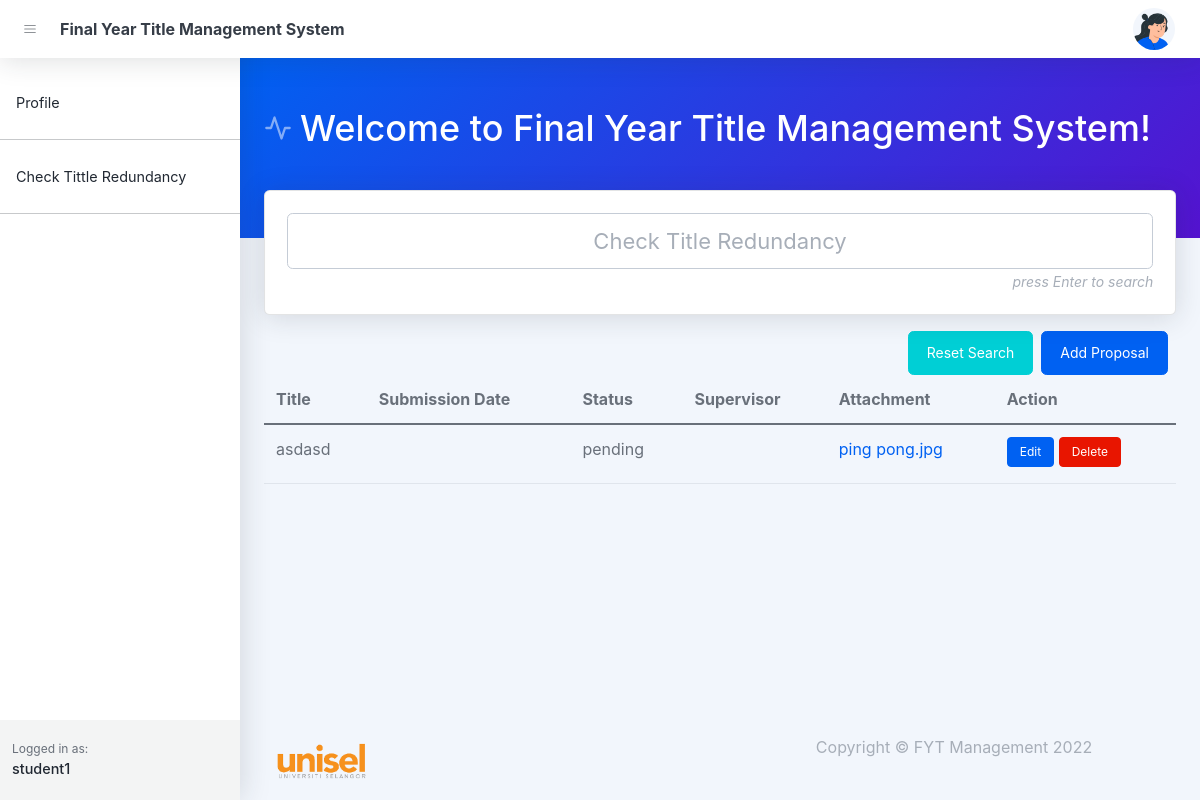
Page /student-dashboard.php (signed in) on the earlier database version.
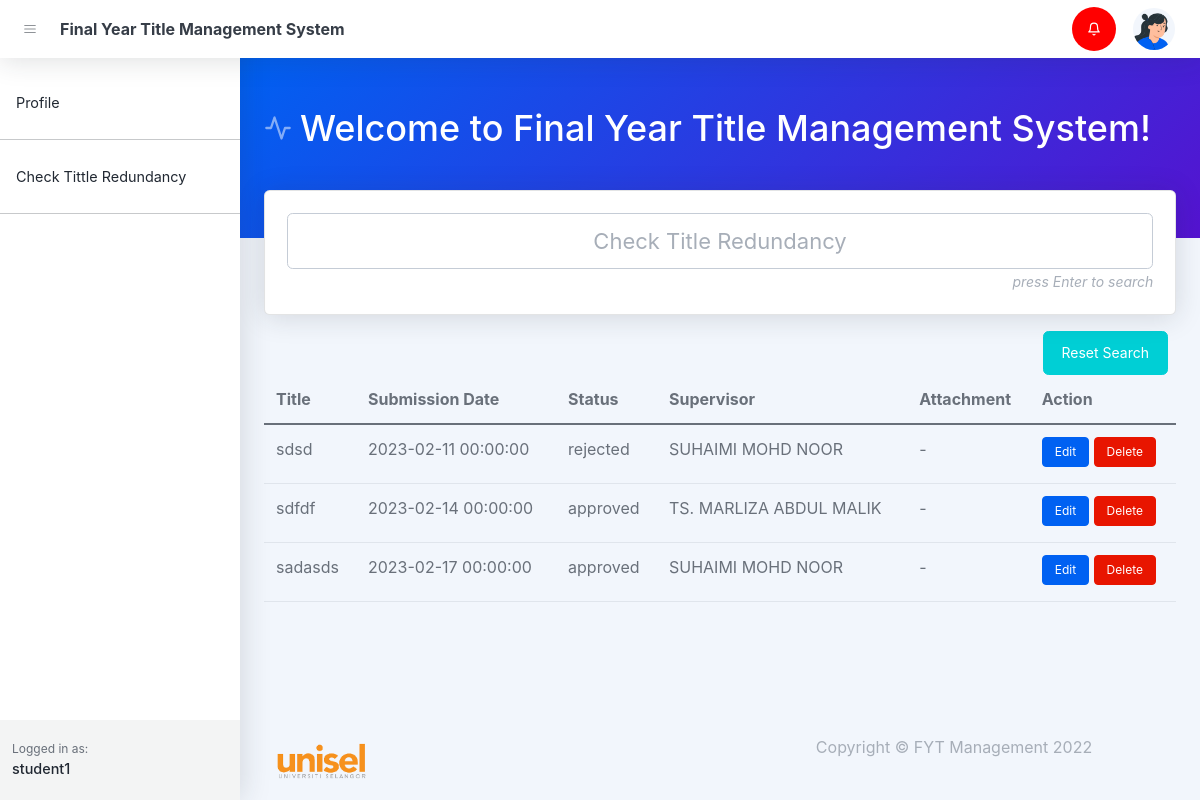
Same page on the later database version.
### tables this page shows
CREATE TABLE `proposals` (
  `id` bigint(20) UNSIGNED NOT NULL,
  `title` text DEFAULT NULL,
  `submission_date` datetime DEFAULT NULL,
  `status` varchar(255) DEFAULT NULL,
  `user_id` bigint(20) DEFAULT NULL,
  `supervisor_id` bigint(20) DEFAULT NULL,
  `supervisor_status` varchar(255) DEFAULT NULL,
  `fyp_coordinator_status` varchar(255) DEFAULT NULL,
  `attachment` text DEFAULT NULL,
  `attachment_name` text DEFAULT NULL,
  `reason` text DEFAULT NULL
);

CREATE TABLE `notifications` (
  `id` bigint(20) UNSIGNED NOT NULL,
  `user_id` text DEFAULT NULL,
  `notification` text DEFAULT NULL,
  `status` varchar(255) DEFAULT NULL,
  `created_at` timestamp NULL DEFAULT NULL,
  `updated_at` timestamp NULL DEFAULT NULL
);

CREATE TABLE `users` (
  `id` bigint(20) UNSIGNED NOT NULL,
  `name` varchar(255) NOT NULL,
  `email` varchar(255) DEFAULT NULL,
  `handphone` varchar(255) DEFAULT NULL,
  `roles` varchar(255) DEFAULT NULL,
  `password` varchar(255) DEFAULT NULL,
  `image` text DEFAULT NULL,
  `created_at` timestamp NULL DEFAULT NULL,
  `updated_at` timestamp NULL DEFAULT NULL
);

### controllers/notifications.php (called while the page is built, shortened)
<?php
    $conn = setDbConnection();
    function getNotifications(){
        global $conn;
        $sql = "select notifications.*, users.name from notifications
        left join users on users.id = notifications.user_id
        where notifications.user_id = '".$_SESSION['id']."'
        order by id desc";
        $result = $conn->query($sql);
        if ($result->num_rows > 0) {
            while ($row = $result->fetch_assoc()) {
                $proposals[] = $row;
            }
            return  $proposals;
        }
    }
?>

### student-dashboard.php (the view, shortened to what this page needs)
<!DOCTYPE html>
<html lang="en">
    <head>
       <?php include('layout_admin/header.php')?>
    </head>
    <body class="nav-fixed">
        <?php include('layout_admin/navbar.php')?>
        <div id="layoutSidenav">
            <div id="layoutSidenav_nav">
                <?php include('layout_admin/sidenav.php')?>
            </div>
            <div id="layoutSidenav_content">
                <main>
                    <header class="page-header page-header-dark bg-gradient-primary-to-secondary pb-5">
                        <div class="container-xl px-4">
                            <div class="page-header-content pt-4">
                                <div class="row align-items-center justify-content-between">
                                    <div class="col-auto mt-4">
                                        <h1 class="page-header-title">
                                            <div class="page-header-icon"><i data-feather="activity"></i></div>
                                            Welcome to Final Year Title Management System!
                                        </h1>
                                    </div>
                                </div>
                            </div>
                        </div>
                    </header>
                    <div class="container-xl px-4" style='margin-top:-3rem'>
                        <div class="row">
                            <div class="col-xxl-12 col-xl-12 mb-3">
                                <div class="card h-100">
                                    <div class="card-body h-100 ">
                                        <div class="row align-items-center">
                                            <div class="col-xl-12 col-xxl-12">
                                                <div class="text-center text-xl-start text-xxl-center">
                                                    <input type="text" class="form-control text-center"
                                                    style="font-size:22px" placeholder="Check Title Redundancy" name="search-proposal" onkeypress="enterKeyPressed(event)">
                                                    <div class="text-end">
                                                        <i><small class="text-muted">press Enter to search</small></i>
                                                    </div>
                                                </div>
                                            </div>
                                        </div>
                                    </div>
                                </div>
                            </div>
                        </div>
                    </div>
                    <?php
                      $conn = setDbConnection();
                      $sql = "select proposals.*, users.name as supervisor_name from proposals
                      left join users on users.id = proposals.supervisor_id
                      where user_id = '".$_SESSION['id']."'";
                      $result = $conn->query($sql);
                      $proposals = null;
                      if ($result->num_rows > 0) {
                          while ($row = $result->fetch_assoc()) {
                              $proposals[] = $row;
                          }
                      }
                    ?>
                    <div class="container-xl px-4">
                        <div class="row">
                            <div class="col-xxl-12 mb-5">
                                <div class="d-flex justify-content-end align-items-center">
                                    <button class="btn btn-info me-2" onclick="window.location.replace('/fyp/student-dashboard.php')">Reset Search</button>
                                    <?php
                                        $query = "select count(id) as total_student_proposal from proposals where user_id = '".$_SESSION['id']."'";
                                        $result = $conn->query($query);
                                        $totalProposals = 0;
                                        if ($result->num_rows > 0) {
                                            while ($row = $result->fetch_assoc()) {
                                                $totalProposals = $row['total_student_proposal'];
                                            }
                                        }
                                        if($_SESSION['roles'] == 'student' && $totalProposals < 3){
                                            echo "<button class='btn btn-primary me-2' onclick=window.location.replace('/fyp/add-proposal.php')>Add Proposal</button>";
                                        }
                                    ?>
                                </div>
                                <table class="table table-hover table-stripped" id="proposal">
                                    <thead>
                                        <tr>
                                            <th>Title</th>
                                            <th>Submission Date</th>
                                            <th>Status</th>
                                            <th>Supervisor</th>
                                            <th>Attachment</th>
                                            <th>Action</th>
                                        </tr>
                                    </thead>
                                    <tbody>
                                        <?php
                                        if( isset($proposals)){
                                            foreach ($proposals as $key => $proposal) {
                                                $editProposal = null;
                                                $deleteProposal = null;
                                                if($proposal['fyp_coordinator_status'] == 'pending' || $proposal['status'] == 'pending' ){
                                                    $editProposal = "<a class='btn btn-primary btn-sm mb-1' data-status=approved ' href='/fyp/add-proposal.php?type=edit&proposal=".$proposal['id']."'>Edit</a>";
                                                    $deleteProposal = "<a class='btn btn-danger btn-sm mb-1' data-status=approved ' href='/fyp/controllers/student/deleteProposal.php?proposal_id=".$proposal['id']."'>Delete</a>";
                                                }
                                               echo '
                                                        <tr>
                                                            <td>'.$proposal['title'].'</td>
                                                            <td>'.$proposal['submission_date'].'</td>
                                                            <td>'.$proposal['fyp_coordinator_status'].'</td>
                                                            <td>'.$proposal['supervisor_name'].'</td>
                                                            <td>'.( $proposal['attachment_name'] ? '<a href="assets/proposals/'.$proposal['attachment'].'" target=blank>'.$proposal["attachment_name"].'</a>' : '-').'</td>
                                                            <td>
                                                                '.$editProposal.'
                                                                '.$deleteProposal.'
                                                            </td>
                                                        </tr>
                                                ';
                                            }
                                        }else{
                                            echo '<tr><td colspan=7>No Proposals!</td></tr>';
                                        }
                                        ?>
                                    </tbody>
                                </table>
                            </div>
                        </div>
                    </div>
                </main>
                <?php include('layout_admin/footer.php')?>
            </div>
        </div>
    </body>
</html>

### layout_admin/header.php (shortened to what this page needs)
<link href="https://cdn.jsdelivr.net/npm/simple-datatables@latest/dist/style.css" rel="stylesheet" />
<link href="https://cdn.jsdelivr.net/npm/litepicker/dist/css/litepicker.css" rel="stylesheet" />
<link href="css/styles.css" rel="stylesheet" />

### layout_admin/navbar.php (shortened to what this page needs)
<nav class="topnav navbar navbar-expand shadow justify-content-between justify-content-sm-start navbar-light bg-white" id="sidenavAccordion">
    <button class="btn btn-icon btn-transparent-dark order-1 order-lg-0 me-2 ms-lg-2 me-lg-0" id="sidebarToggle"><i data-feather="menu"></i></button>
    <a class="navbar-brand pe-3 ps-4 ps-lg-2" >Final Year Title Management System</a>
    <ul class="navbar-nav align-items-center ms-auto">
        <?php
            include_once('controllers/notifications.php');
            $notifications = getNotifications();
            if(isset($notifications)){
                echo '
                    <li class="nav-item dropdown no-caret d-none d-sm-block me-3 dropdown-notifications">
                    <a class="btn btn-icon btn-transparent-dark dropdown-toggle" id="navbarDropdownAlerts" ';
                    $status = false;
                  foreach ($notifications as $key => $value) {
                    if($value['status'] == 'new'){$status = true;};
                  }
                  var_dump($status);
                  if($status){
                    echo 'style="background:red"';
                  }
                echo ' href="javascript:void(0);" role="button" data-bs-toggle="dropdown" aria-haspopup="true" aria-expanded="true">
                    <svg xmlns="http://www.w3.org/2000/svg" ';
                if($status){
                    echo 'style="color:white"';
                }
                echo'width="24" height="24" viewBox="0 0 24 24" fill="none" stroke="currentColor" stroke-width="2" stroke-linecap="round" stroke-linejoin="round" class="feather feather-bell"><path d="M18 8A6 6 0 0 0 6 8c0 7-3 9-3 9h18s-3-2-3-9"></path><path d="M13.73 21a2 2 0 0 1-3.46 0"></path></svg></a>
                    <div class="dropdown-menu dropdown-menu-end border-0 shadow animated--fade-in-up" aria-labelledby="navbarDropdownAlerts" data-bs-popper="none">
                        <h6 class="dropdown-header dropdown-notifications-header">
                            <svg xmlns="http://www.w3.org/2000/svg" width="24" height="24" viewBox="0 0 24 24" fill="none" stroke="currentColor" stroke-width="2" stroke-linecap="round" stroke-linejoin="round" class="feather feather-bell me-2"><path d="M18 8A6 6 0 0 0 6 8c0 7-3 9-3 9h18s-3-2-3-9"></path><path d="M13.73 21a2 2 0 0 1-3.46 0"></path></svg>
                            Notifications Center
                        </h6>';
                echo '
                </div>
                </li>';
            }
        ?>
        <li class="nav-item dropdown no-caret dropdown-user me-3 me-lg-4">
            <a class="btn btn-icon btn-transparent-dark dropdown-toggle" id="navbarDropdownUserImage" href="javascript:void(0);" role="button" data-bs-toggle="dropdown" aria-haspopup="true" aria-expanded="false"><img class="img-fluid" src="
            <?php
                if(isset($_SESSION['image'])){
                    echo '/fyp/assets/profile/'.$_SESSION['image'];
                }else{
                    echo '/fyp/assets/img/illustrations/profiles/profile-1.png';
                }
            ?>" /></a>
        </li>
    </ul>
</nav>

### layout_admin/sidenav.php (shortened to what this page needs)
<nav class="sidenav shadow-right sidenav-light">
    <div class="sidenav-menu">
        <div class="nav accordion" id="accordionSidenav">
            <?php
            $dahboard = 'Dahboard';
                echo '
                    <a class="nav-link mt-4" href="/fyp/profiles.php">
                        Profile
                    </a>
                    <hr>
                ';
                if($_SESSION['roles'] != 'student'){
                    if($_SESSION['roles'] == 'hod' || $_SESSION['roles'] == 'admin'){
                        $dahboard = 'Check Title Redundancy';
                    }
                    echo'
                    <div class="">
                        <a class="nav-link" href="/fyp/dashboard.php">'.$dahboard.'</a>
                    </div>
                    <hr>
                    ';
                }else{
                    echo '
                    <div class="">
                        <a class="nav-link" href="/fyp/student-dashboard.php">
                            Check Tittle Redundancy
                        </a>
                    </div>
                    <hr>
                    ';
                }
            ?>
        </div>
    </div>
    <div class="sidenav-footer">
        <div class="sidenav-footer-content">
            <div class="sidenav-footer-subtitle">Logged in as:</div>
            <div class="sidenav-footer-title"><?php echo $_SESSION['name'] ?></div>
        </div>
    </div>
</nav>

### layout_admin/footer.php
<footer class="footer-admin mt-auto footer-light">
    <div class="container-xl px-4">
        <div class="row">
            <div class="col-md-6" >
                <img src="/fyp/assets/img/download-removebg-preview.png" alt="" style="height:50px;">
            </div>
            <div class="col-md-6">
                <div class="d-flex justify-content-center h-100">
                    Copyright &copy; FYT Management 2022
                </div>
            </div>
        </div>
    </div>
</footer>

Differences in the rows shown:
removed proposals: title "asdasd", fyp_coordinator_status "pending", attachment_name "ping pong.jpg"
added proposals: title "sdsd", submission_date "2023-02-11 00:00:00", fyp_coordinator_status "rejected", users.name "SUHAIMI MOHD NOOR"
added proposals: title "sdfdf", submission_date "2023-02-14 00:00:00", fyp_coordinator_status "approved", users.name "TS. MARLIZA ABDUL MALIK"
added proposals: title "sadasds", submission_date "2023-02-17 00:00:00", fyp_coordinator_status "approved", users.name "SUHAIMI MOHD NOOR"
Other differences:
text no longer shown: "Add Proposal"
